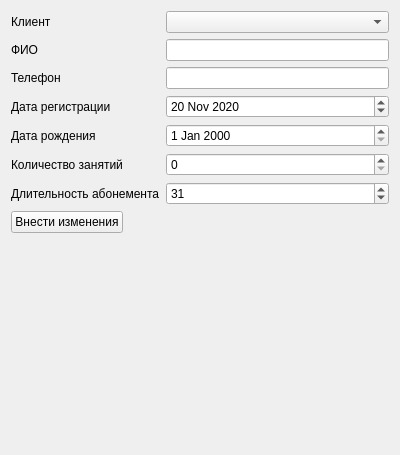
<?xml version="1.0" encoding="UTF-8"?>
<ui version="4.0">
 <class>Form</class>
 <widget class="QWidget" name="Form">
  <property name="geometry">
   <rect>
    <x>0</x>
    <y>0</y>
    <width>400</width>
    <height>455</height>
   </rect>
  </property>
  <property name="windowTitle">
   <string>Изменение клиентской базы</string>
  </property>
  <layout class="QGridLayout" name="gridLayout">
   <item row="0" column="0">
    <layout class="QFormLayout" name="formLayout">
     <item row="0" column="0">
      <widget class="QLabel" name="client_label">
       <property name="text">
        <string>Клиент</string>
       </property>
      </widget>
     </item>
     <item row="0" column="1">
      <widget class="QComboBox" name="client_cb"/>
     </item>
     <item row="1" column="0">
      <widget class="QLabel" name="name_label">
       <property name="text">
        <string>ФИО</string>
       </property>
      </widget>
     </item>
     <item row="1" column="1">
      <widget class="QLineEdit" name="name_edit"/>
     </item>
     <item row="2" column="0">
      <widget class="QLabel" name="label_3">
       <property name="text">
        <string>Телефон</string>
       </property>
      </widget>
     </item>
     <item row="2" column="1">
      <widget class="QLineEdit" name="phone_edit"/>
     </item>
     <item row="3" column="0">
      <widget class="QLabel" name="label_7">
       <property name="text">
        <string>Дата регистрации</string>
       </property>
      </widget>
     </item>
     <item row="3" column="1">
      <widget class="QDateEdit" name="reg_date_de">
       <property name="minimumDateTime">
        <datetime>
         <hour>0</hour>
         <minute>0</minute>
         <second>0</second>
         <year>2015</year>
         <month>1</month>
         <day>1</day>
        </datetime>
       </property>
       <property name="maximumDate">
        <date>
         <year>2100</year>
         <month>12</month>
         <day>31</day>
        </date>
       </property>
       <property name="calendarPopup">
        <bool>false</bool>
       </property>
       <property name="date">
        <date>
         <year>2020</year>
         <month>11</month>
         <day>20</day>
        </date>
       </property>
      </widget>
     </item>
     <item row="4" column="0">
      <widget class="QLabel" name="label_4">
       <property name="text">
        <string>Дата рождения</string>
       </property>
      </widget>
     </item>
     <item row="5" column="0">
      <widget class="QLabel" name="label_5">
       <property name="text">
        <string>Количество занятий</string>
       </property>
      </widget>
     </item>
     <item row="5" column="1">
      <widget class="QSpinBox" name="lessons_amount_sb">
       <property name="maximum">
        <number>10000</number>
       </property>
      </widget>
     </item>
     <item row="6" column="0">
      <widget class="QLabel" name="label_6">
       <property name="text">
        <string>Длительность абонемента</string>
       </property>
      </widget>
     </item>
     <item row="6" column="1">
      <widget class="QSpinBox" name="duration_sb">
       <property name="maximum">
        <number>10000</number>
       </property>
       <property name="singleStep">
        <number>1</number>
       </property>
       <property name="value">
        <number>31</number>
       </property>
      </widget>
     </item>
     <item row="7" column="0">
      <widget class="QPushButton" name="save_changes_btn">
       <property name="text">
        <string>Внести изменения</string>
       </property>
      </widget>
     </item>
     <item row="4" column="1">
      <widget class="QDateEdit" name="birth_date_de"/>
     </item>
    </layout>
   </item>
  </layout>
 </widget>
 <resources/>
 <connections/>
</ui>
